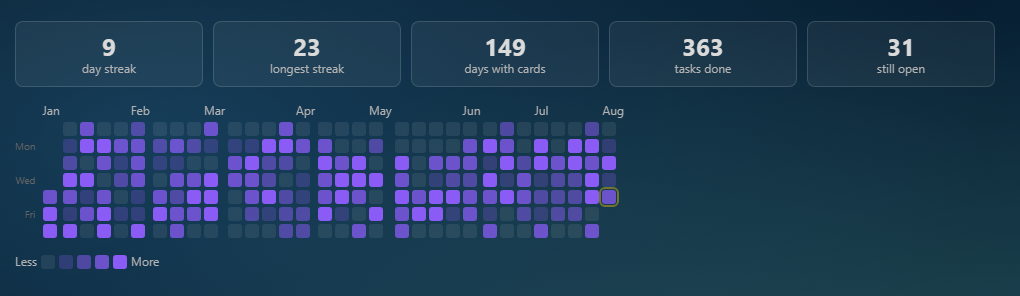
#> input picture screenshots/heatmap.png, 1020 x 296 px, found by its file name
$ python crop_screenshots.py out.png
#> lines starting #> are read from the running program, lines starting #| are printed output that depends on the picture; pictures that were not available may be replaced by others from this repository, and a replacement may not be noted
#> further down, old is the input picture: PIL image 1020x296 RGB; mean R, G, B 32, 59.5, 88.4
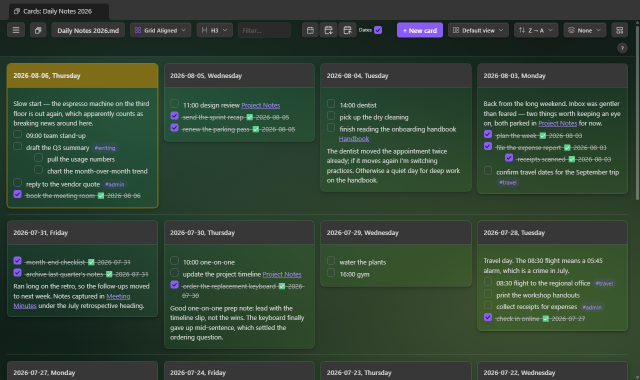
#> input picture screenshots/aligned.png, 1280 x 760 px, given in place of heatmap-full.png, which was not available (shown at 1/2 size)
#> further down, full is the input picture: PIL image 1280x760 RGB; mean R, G, B 51.4, 69.9, 53.3
"""Crop the README screenshots that are close-ups of a larger capture (rebuild-screenshots.sh):
the Heatmap graph (found by matching the committed crop inside the new capture, so the box
never drifts), the context menu (from the menu's own position in the page), the Day
Planner's top 600px, and the phone screen from its 3× capture.
  python3 tools/crop_screenshots.py <dir-of-captures>
"""
import re, sys
from PIL import Image, ImageChops, ImageStat
REPO = "/home/jlong/obsidian-plugins/single-file-section-cards"
OUT = sys.argv[1]

def locate(small, big, step=4):
#> called with step = 4
    s = small.convert("L"); b = big.convert("L")
#> after `s = small.convert('L')`:
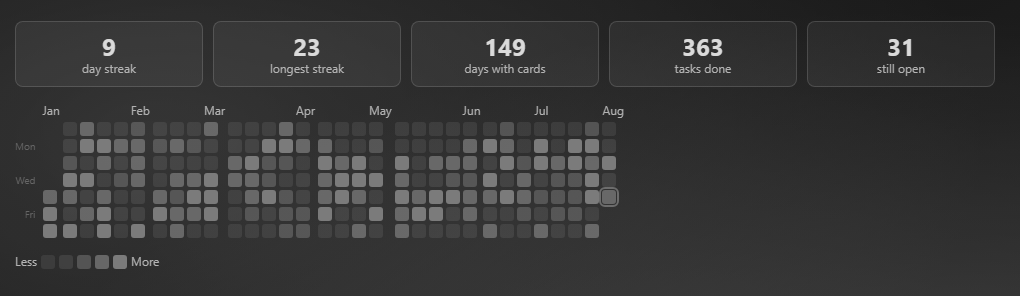
#> s: PIL image 1020x296 L; min 26, max 218, mean 54.6
#> after `b = big.convert('L')`:
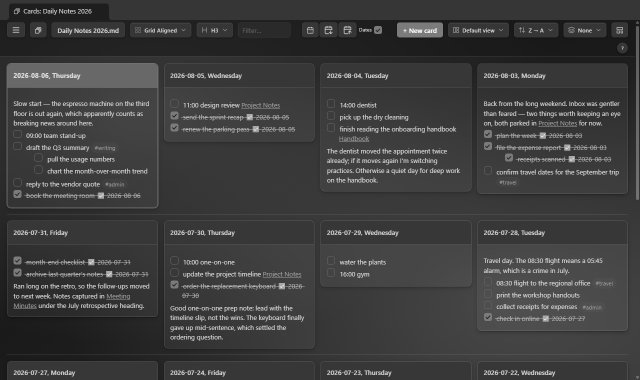
#> b: PIL image 1280x760 L (shown at 1/2 size); min 16, max 255, mean 62.5
    ss = s.resize((s.width // step, s.height // step)); bs = b.resize((b.width // step, b.height // step))
#> after `ss = s.resize((s.width // step, s.height // step))`:
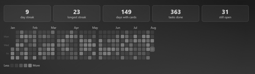
#> ss: PIL image 255x74 L; min 26, max 209, mean 54.6
#> after `bs = b.resize((b.width // step, b.height // step))`:
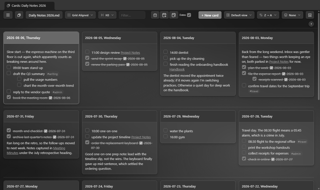
#> bs: PIL image 320x190 L; min 22, max 221, mean 62.5
    best = None
    for y in range(bs.height - ss.height + 1):
        for x in range(bs.width - ss.width + 1):
            d = ImageStat.Stat(ImageChops.difference(bs.crop((x, y, x + ss.width, y + ss.height)), ss)).sum[0]
            if best is None or d < best[0]: best = (d, x, y)
#> after the loop, best = (339071, 63, 27)
    _, cx, cy = best; best = None
#> after `_, cx, cy = best`: cx = 63; cy = 27
    for y in range(max(0, cy * step - step), min(b.height - s.height, cy * step + step) + 1):
        for x in range(max(0, cx * step - step), min(b.width - s.width, cx * step + step) + 1):
            d = ImageStat.Stat(ImageChops.difference(b.crop((x, y, x + s.width, y + s.height)), s)).sum[0]
            if best is None or d < best[0]: best = (d, x, y)
#> after the loop, best = (6003184, 252, 106)
    return best[1], best[2], best[0] / (s.width * s.height)

old = Image.open(f"{REPO}/screenshots/heatmap.png"); full = Image.open(f"{OUT}/heatmap-full.png")
x, y, err = locate(old, full)
#> x = 252; y = 106; err = 19.88
full.crop((x, y, x + old.width, y + old.height)).save(f"{OUT}/heatmap.png"); print(f"heatmap at ({x},{y}) diff {err:.1f}")
#> after `full.crop((x, y, x + old.width, y + old.height)).save(f'{OUT}/heatmap.`:
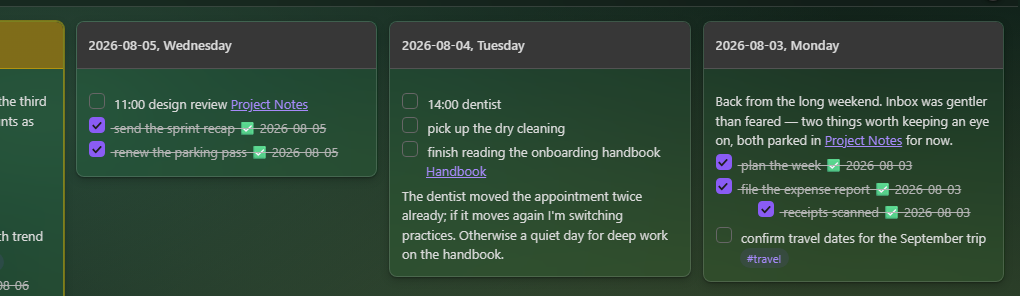
#> saved as heatmap.png: PIL image 1020x296 RGB; mean R, G, B 49.4, 72.9, 54.9
#| heatmap at (252,106) diff 19.9
#> (the run stopped early here; a loop or call above may not have finished)
